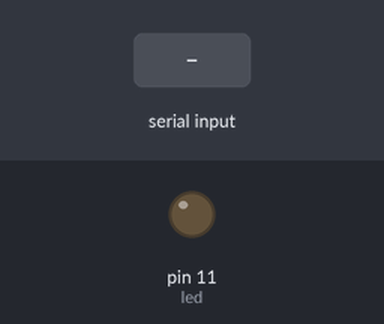
Bench run of a sketch on a simulated Arduino Uno, built with avr-gcc and run on an emulated ATmega328P. Parts: output pins drawn as LEDs (lit = HIGH). The test bench sets the inputs (shaded band). What the sketch prints to the serial monitor is not drawn.

Above: at 1.2 s.
1.3 s: "r" received over Serial
At 1.9 s:
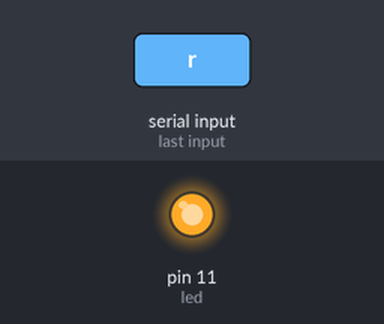
Timing chart, 0 to 4.3 s (numbered marks = the images above; inputs shaded):
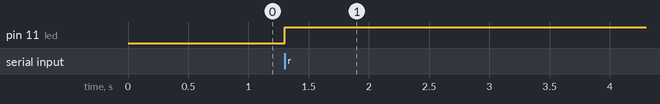

The sketch:

switch_lamp.ino
```cpp
int led = 11;
int car;

int lastStatus = LOW;

void setup(){
  pinMode(led, OUTPUT);
  Serial.begin(9600);
  Serial.print('Restart');
}

void loop(){
  if(Serial.available() > 0) {
    car = Serial.read();
    if(car == 'r') {
        if(lastStatus == LOW) lastStatus = HIGH;
        else lastStatus = LOW;
        digitalWrite(led, lastStatus);
    } else {
      Serial.print(car);
    }
    while(Serial.available()) Serial.read(); // Flush the Serial
  }
}
```

Measured:
- after the input at 1.3 s, pin 11 (led): LOW → HIGH at once
